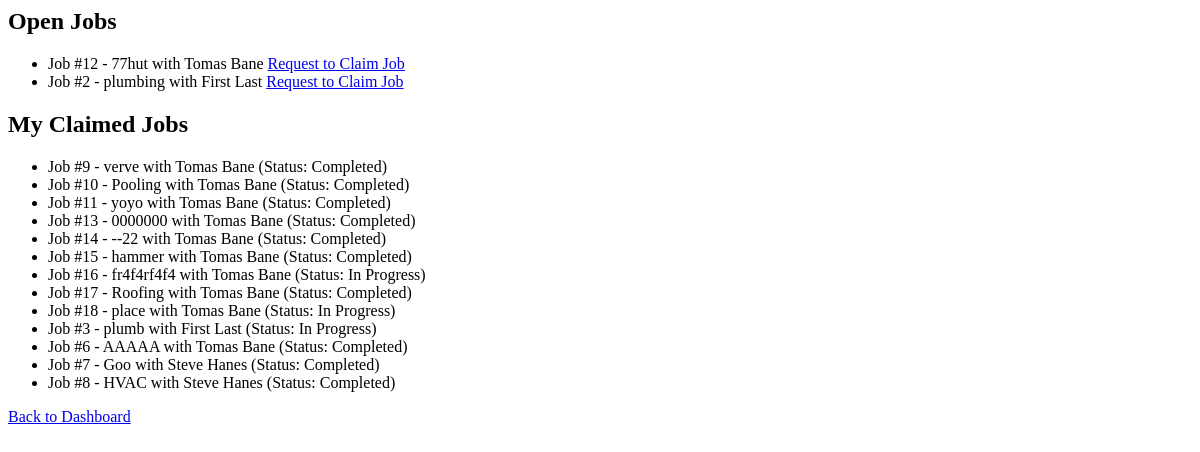
Before: /dashboard/contractor/jobs (signed in) with the older database file.
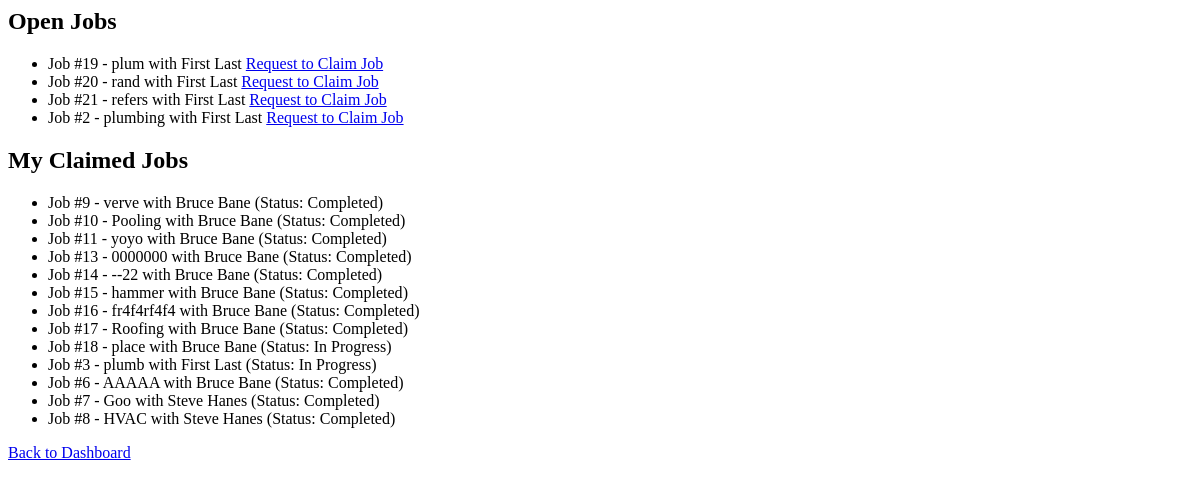
After: the same page with the newer database file.
### tables this page shows
CREATE TABLE Job_Request (
        jobID INTEGER PRIMARY KEY AUTOINCREMENT,
        clientID INTEGER NOT NULL,
        contractorID INTEGER,
        companyID INTEGER,
        service TEXT,
        status TEXT CHECK(status IN ('Pending', 'In Progress', 'Completed', 'Cancelled')) DEFAULT 'Pending',
        date_posted DATE NOT NULL,
        date_fulfilled DATE, client_approval TEXT CHECK(client_approval IN ('Pending','Approved','Denied')) DEFAULT 'Pending',
        FOREIGN KEY(clientID) REFERENCES Client(clientID),
        FOREIGN KEY(contractorID) REFERENCES Contractor(contractorID),
        FOREIGN KEY(companyID) REFERENCES Company(companyID)
    );

### app.py (the view)
@app.route("/dashboard/contractor/jobs")
def contractor_jobs():
    if session.get("role") != "contractor":
        return "Access denied", 403
    contractor_id = get_contractor_id(session["user_id"])
    conn = get_db()
    cur = conn.cursor()
    cur.execute("""
        SELECT jr.*, c.name AS companyName, cli.firstName || ' ' || cli.lastName AS clientName
        FROM Job_Request jr
        LEFT JOIN Company c ON jr.companyID = c.companyID
        LEFT JOIN Client cli ON jr.clientID = cli.clientID
        WHERE jr.contractorID IS NULL
        ORDER BY jr.date_posted DESC
    """)
    open_jobs = cur.fetchall()
    cur.execute("""
        SELECT jr.*, c.name AS companyName, cli.firstName || ' ' || cli.lastName AS clientName
        FROM Job_Request jr
        LEFT JOIN Company c ON jr.companyID = c.companyID
        LEFT JOIN Client cli ON jr.clientID = cli.clientID
        WHERE jr.contractorID=?
        ORDER BY jr.date_posted DESC
    """, (contractor_id,))
    my_jobs = cur.fetchall()
    conn.close()
    return render_template("contractor_jobs.html", open_jobs=open_jobs, my_jobs=my_jobs)

### app.py (called while the page is built)
def get_db():
    conn = sqlite3.connect(DB_FILE)
    conn.row_factory = sqlite3.Row
    return conn

def get_contractor_id(user_id):
    conn = get_db()
    cur = conn.cursor()
    cur.execute("SELECT contractorID FROM Contractor WHERE userID=?", (user_id,))
    row = cur.fetchone()
    conn.close()
    return row["contractorID"] if row else None

### templates/contractor_jobs.html
<h2>Open Jobs</h2>
<ul>
  {% for job in open_jobs %}
    <li>
      Job #{{ job.jobID }} - {{ job.service }} with {{ job.clientName }}
      <a href="/request_claim/{{ job.jobID }}">Request to Claim Job</a>
    </li>
  {% else %}
    <li>No open jobs available</li>
  {% endfor %}
</ul>
<h2>My Claimed Jobs</h2>
<ul>
  {% for job in my_jobs %}
    <li>
      Job #{{ job.jobID }} - {{ job.service }} with {{ job.clientName }} (Status: {{ job.status }})
    </li>
  {% else %}
    <li>You haven't claimed any jobs yet</li>
  {% endfor %}
</ul>
<p><a href="{{ url_for('contractor_dashboard') }}">Back to Dashboard</a></p>

Changed rows visible on the page:
no longer on this page (row edited): Job_Request: jobID "12", service "77hut", clientName "Tomas Bane", shown under "Open Jobs"
added Job_Request: jobID "19", service "plum", clientName "First Last", shown under "Open Jobs"
added Job_Request: jobID "20", service "rand", clientName "First Last", shown under "Open Jobs"
added Job_Request: jobID "21", service "refers", clientName "First Last", shown under "Open Jobs"
computed for Job_Request "verve": clientName "Tomas Bane" → "Bruce Bane"
computed for Job_Request "Pooling": clientName "Tomas Bane" → "Bruce Bane"
computed for Job_Request "yoyo": clientName "Tomas Bane" → "Bruce Bane"
computed for Job_Request id 13: clientName "Tomas Bane" → "Bruce Bane"
computed for Job_Request id 14: clientName "Tomas Bane" → "Bruce Bane"
computed for Job_Request "hammer": clientName "Tomas Bane" → "Bruce Bane"
changed Job_Request "fr4f4rf4f4": clientName "Tomas Bane" → "Bruce Bane"; status "In Progress" → "Completed"
computed for Job_Request "Roofing": clientName "Tomas Bane" → "Bruce Bane"
computed for Job_Request "place": clientName "Tomas Bane" → "Bruce Bane"
computed for Job_Request "AAAAA": clientName "Tomas Bane" → "Bruce Bane"
